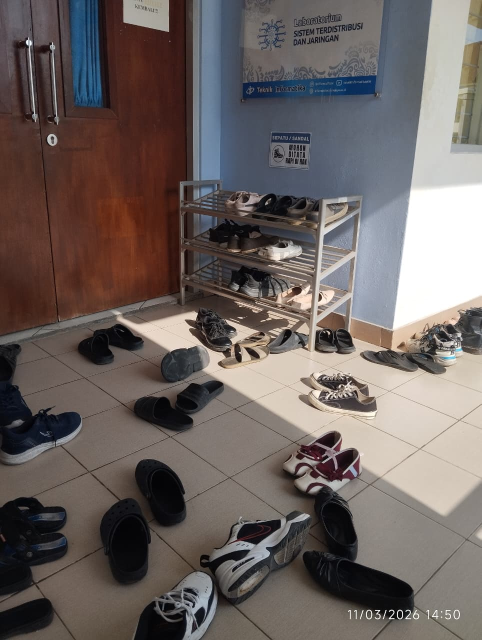
#> input picture PSD_Citra_Predik/data-1/berantakan/berantakan_010.jpeg, 963 x 1280 px (shown at 1/2 size)
$ python -i app.py   (imports and definitions only)   (older library calls are emulated)
#> lines starting #> are read from the running program, lines starting #| are printed output that depends on the picture; after the words box and inside, x2 and y2 are one past the last pixel; in counts of white or black regions, pixels touching at a corner belong together
#> further down, picture is the input picture: shape (1280, 963, 3); mean B, G, R 96.9, 99.5, 108.5
import os, sys, joblib
import numpy as np, pandas as pd, cv2
import streamlit as st
from PIL import Image
from scipy.stats import skew
from skimage.feature import graycomatrix, graycoprops, local_binary_pattern

# [1 line not run here, left out]

BASE_DIR = os.path.dirname(os.path.abspath(__file__))
MODEL_PATH = os.path.join(BASE_DIR, "hasil", "model_svm_ruangan.joblib")
SIZE = 256

def extract_features_from_bgr(bgr):
    bgr = cv2.resize(bgr, (SIZE, SIZE))
    gray = cv2.cvtColor(bgr, cv2.COLOR_BGR2GRAY)
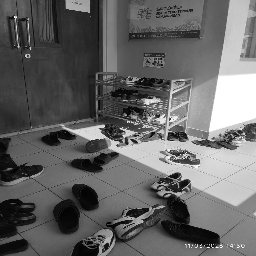
#> gray: shape (256, 256); min 0, max 255, mean 102
    hsv = cv2.cvtColor(bgr, cv2.COLOR_BGR2HSV)
#> hsv: shape (256, 256, 3); mean H, S, V 45.6, 59.9, 113.4
    lab = cv2.cvtColor(bgr, cv2.COLOR_BGR2LAB)
#> lab: shape (256, 256, 3); mean of channels 0, 1, 2 106.9, 131.8, 131.1
    feats = {}
    for i, c in enumerate(['B', 'G', 'R']):
        ch = bgr[:, :, i].astype(float)
        feats[f'mean_{c}'] = ch.mean(); feats[f'std_{c}'] = ch.std(); feats[f'skew_{c}'] = float(skew(ch.ravel()))
#> after the loop, feats = 9 items
    for i, c in enumerate(['H', 'S', 'V']):
        ch = hsv[:, :, i].astype(float)
        feats[f'mean_hsv_{c}'] = ch.mean(); feats[f'std_hsv_{c}'] = ch.std(); feats[f'skew_hsv_{c}'] = float(skew(ch.ravel()))
#> after the loop, feats = 18 items
    for i, c in enumerate(['L', 'A', 'B_lab']):
        ch = lab[:, :, i].astype(float)
        feats[f'mean_lab_{c}'] = ch.mean(); feats[f'std_lab_{c}'] = ch.std()
#> this loop made 3 passes
#> pass 2, in extract_features_from_bgr, `ch = lab[:, :, i].astype(float)`:
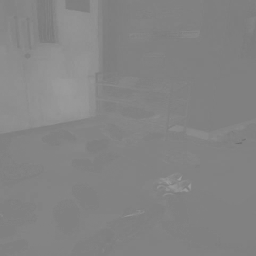
#> ch: shape (256, 256) float64; min 106, max 157, mean 131.8
#> after the loop, feats = 24 items
    g_64 = (gray // 4).astype(np.uint8)
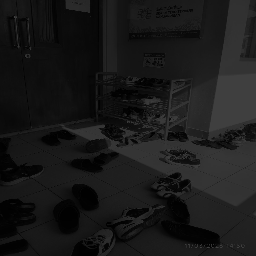
#> g_64: shape (256, 256); min 0, max 63, mean 25.1
    P = graycomatrix(g_64, [1], [0, np.pi/4, np.pi/2, 3*np.pi/4], levels=64, symmetric=True, normed=True)
    feats['glcm_energy'] = graycoprops(P, 'energy').mean()
    feats['glcm_contrast'] = graycoprops(P, 'contrast').mean()
    feats['glcm_corr'] = graycoprops(P, 'correlation').mean()
    feats['glcm_homog'] = graycoprops(P, 'homogeneity').mean()
    p = P.mean(axis=(2, 3)); p = p[p > 0]
#> after `p = P.mean(axis=(2, 3))`:
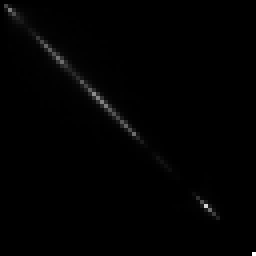
#> p: shape (64, 64) float64 (shown 4 times larger); min 0, max 0.03, mean 0.000244; drawn with min black and max white
#> after `p = p[p > 0]`: p = 3714 values, max 0.03 at index 3713, min 1.91e-06 at index 66, mean 0.000269
    feats['glcm_entropy'] = -(p * np.log2(p)).sum()
    edges_low = cv2.Canny(gray, 30, 100)
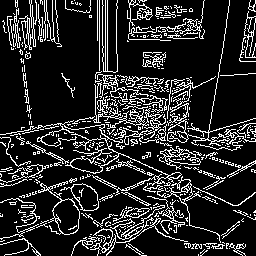
#> edges_low: shape (256, 256); 16.2% white in thin lines or dots
    edges_mid = cv2.Canny(gray, 50, 150)
#> edges_mid: shape (256, 256); 14.2% white in thin lines or dots
    feats['edge_density_low'] = np.count_nonzero(edges_low) / (SIZE * SIZE)
    feats['edge_density_mid'] = np.count_nonzero(edges_mid) / (SIZE * SIZE)
    contours, _ = cv2.findContours(edges_mid, cv2.RETR_EXTERNAL, cv2.CHAIN_APPROX_SIMPLE)
#> contours = 257 contours, 222 with area under 20; largest, box (x1, y1, x2, y2) and area: (38, 181, 80, 235) 766, (63, 183, 99, 211) 518, (159, 147, 201, 166) 402, (93, 82, 166, 145) 292, (0, 120, 182, 191) 226
    feats['num_contours'] = len(contours)
    areas = [cv2.contourArea(cnt) for cnt in contours]
#> areas = 257 values, max 766.5 at index 63, min 0 at index 0, mean 17.67
    feats['contour_area_mean'] = np.mean(areas) if len(areas) > 0 else 0
    feats['contour_area_std'] = np.std(areas) if len(areas) > 0 else 0
    h_third = SIZE // 3
    top_e = edges_mid[:h_third, :]; mid_e = edges_mid[h_third:2*h_third, :]; bot_e = edges_mid[2*h_third:, :]
#> after `top_e = edges_mid[:h_third, :]`: top_e: shape (85, 256); 12.1% white in thin lines or dots
#> after `mid_e = edges_mid[h_third:2 * h_third, :]`: mid_e: shape (85, 256); 16.6% white in thin lines or dots
#> after `bot_e = edges_mid[2 * h_third:, :]`:
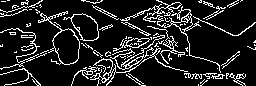
#> bot_e: shape (86, 256); 14% white in thin lines or dots
    feats['edge_density_top'] = np.count_nonzero(top_e) / (SIZE * h_third)
    feats['edge_density_mid'] = np.count_nonzero(mid_e) / (SIZE * h_third)
    feats['edge_density_bot'] = np.count_nonzero(bot_e) / (SIZE * h_third)
    feats['clutter_ratio_bot_top'] = (feats['edge_density_bot'] + 1e-4) / (feats['edge_density_top'] + 1e-4)
    feats['clutter_ratio_mid_top'] = (feats['edge_density_mid'] + 1e-4) / (feats['edge_density_top'] + 1e-4)
    orb = cv2.ORB_create(nfeatures=1000)
    kp = orb.detect(gray, None)
#> kp = 861 keypoints; strongest (x, y, size): (127, 143, 31), (158, 117, 31), (128, 140, 31), (126, 138, 31)
    feats['num_keypoints_total'] = len(kp)
    bot_kp = [k for k in kp if k.pt[1] >= SIZE // 2]
#> bot_kp = 558 keypoints; strongest (x, y, size): (127, 143, 31), (128, 140, 31), (126, 138, 31), (101, 128, 37.2)
    feats['num_keypoints_bottom'] = len(bot_kp)
    feats['kp_ratio_bottom'] = len(bot_kp) / (len(kp) + 1e-5)
    lbp = local_binary_pattern(gray, P=8, R=1, method='uniform')
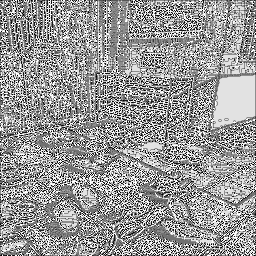
#> lbp: shape (256, 256) float64; min 0, max 9, mean 5.38; drawn with min black and max white
    feats['lbp_mean'] = lbp.mean(); feats['lbp_std'] = lbp.std()
    return feats, edges_mid

# [42 lines not run here, left out]

>>> import cv2
>>> picture = cv2.imread('data-1/berantakan/berantakan_010.jpeg')
>>> result = extract_features_from_bgr(picture)

$ run again, on PSD_Citra_Predik/data-1/berantakan/berantakan_013.jpeg
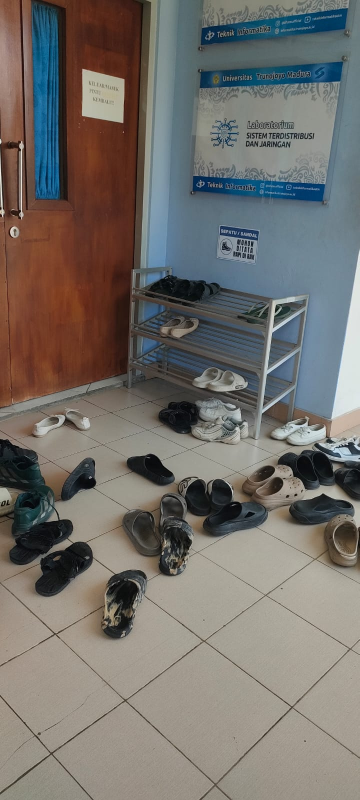
#> input picture PSD_Citra_Predik/data-1/berantakan/berantakan_013.jpeg, 719 x 1600 px (shown at 1/2 size)
#> picture is the input picture: shape (1600, 719, 3); mean B, G, R 107.3, 111.8, 115.5
#> hsv: shape (256, 256, 3); mean H, S, V 44.4, 65.1, 125.7
#> lab: shape (256, 256, 3); mean of channels 0, 1, 2 119.9, 129.8, 131.7
#> after the loop in extract_features_from_bgr, `for i, c in enumerate(['B', 'G', 'R']):`: feats = 9 items
#> after the loop in extract_features_from_bgr, `for i, c in enumerate(['H', 'S', 'V']):`: feats = 18 items
#> after the loop in extract_features_from_bgr, `for i, c in enumerate(['L', 'A', 'B_lab']):`: feats = 24 items
#> p = 2985 values, max 0.0284 at index 1952, min 1.91e-06 at index 32, mean 0.000335
#> in extract_features_from_bgr, `edges_low = cv2.Canny(gray, 30, 100)`:
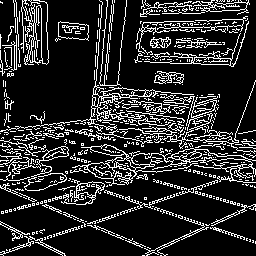
#> edges_low: shape (256, 256); 17.1% white in thin lines or dots
#> edges_mid: shape (256, 256); 14.7% white in thin lines or dots
#> contours = 311 contours, 283 with area under 20; largest, box (x1, y1, x2, y2) and area: (76, 144, 198, 186) 861, (145, 148, 256, 183) 594, (0, 0, 194, 132) 488, (24, 0, 49, 65) 480, (58, 21, 89, 41) 442
#> areas = 311 values, max 861 at index 130, min 0 at index 0, mean 17.91
#> top_e: shape (85, 256); 14.4% white in thin lines or dots
#> mid_e: shape (85, 256); 18% white in thin lines or dots
#> bot_e: shape (86, 256); 11.6% white in thin lines or dots
#> kp = 794 keypoints; strongest (x, y, size): (196, 100, 31), (195, 102, 31), (198, 99, 31), (196, 98, 31)
#> bot_kp = 564 keypoints; strongest (x, y, size): (199, 154, 31), (198, 154, 37.2), (79, 197, 31), (195, 151, 31)
#> in extract_features_from_bgr, `lbp = local_binary_pattern(gray, P=8, R=1, method='uniform')`:
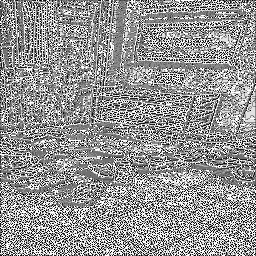
#> lbp: shape (256, 256) float64; min 0, max 9, mean 5.23; drawn with min black and max white

$ run again, on PSD_Citra_Predik/data-1/berantakan/berantakan_018.jpeg
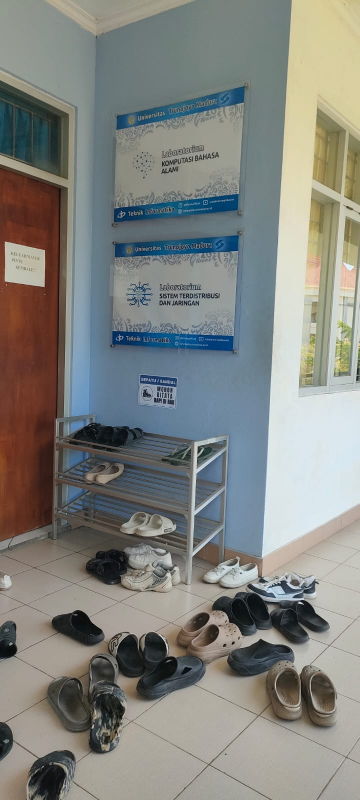
#> input picture PSD_Citra_Predik/data-1/berantakan/berantakan_018.jpeg, 719 x 1600 px (shown at 1/2 size)
#> picture is the input picture: shape (1600, 719, 3); mean B, G, R 127.4, 131.9, 130.1
#> hsv: shape (256, 256, 3); mean H, S, V 55.3, 50.9, 141.6
#> lab: shape (256, 256, 3); mean of channels 0, 1, 2 138.5, 127.4, 130.5
#> after the loop in extract_features_from_bgr, `for i, c in enumerate(['B', 'G', 'R']):`: feats = 9 items
#> after the loop in extract_features_from_bgr, `for i, c in enumerate(['H', 'S', 'V']):`: feats = 18 items
#> after the loop in extract_features_from_bgr, `for i, c in enumerate(['L', 'A', 'B_lab']):`: feats = 24 items
#> p = 2961 values, max 0.0403 at index 1523, min 1.91e-06 at index 8, mean 0.000338
#> in extract_features_from_bgr, `edges_low = cv2.Canny(gray, 30, 100)`:
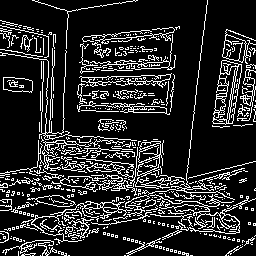
#> edges_low: shape (256, 256); 16.6% white in thin lines or dots
#> edges_mid: shape (256, 256); 14% white in thin lines or dots
#> contours = 281 contours, 258 with area under 20; largest, box (x1, y1, x2, y2) and area: (212, 60, 242, 125) 1162, (137, 141, 163, 177) 603, (79, 73, 172, 87) 526, (222, 29, 256, 64) 487, (3, 77, 33, 93) 364
#> areas = 281 values, max 1162 at index 234, min 0 at index 0, mean 19.4
#> top_e: shape (85, 256); 10.8% white in thin lines or dots
#> mid_e: shape (85, 256); 13.5% white in thin lines or dots
#> bot_e: shape (86, 256); 17.8% white in thin lines or dots
#> kp = 753 keypoints; strongest (x, y, size): (141, 147, 31), (186, 185, 31), (202, 186, 31), (31, 89, 31)
#> bot_kp = 552 keypoints; strongest (x, y, size): (141, 147, 31), (186, 185, 31), (202, 186, 31), (184, 184, 31)
#> in extract_features_from_bgr, `lbp = local_binary_pattern(gray, P=8, R=1, method='uniform')`:
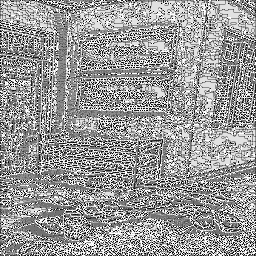
#> lbp: shape (256, 256) float64; min 0, max 9, mean 5.4; drawn with min black and max white
